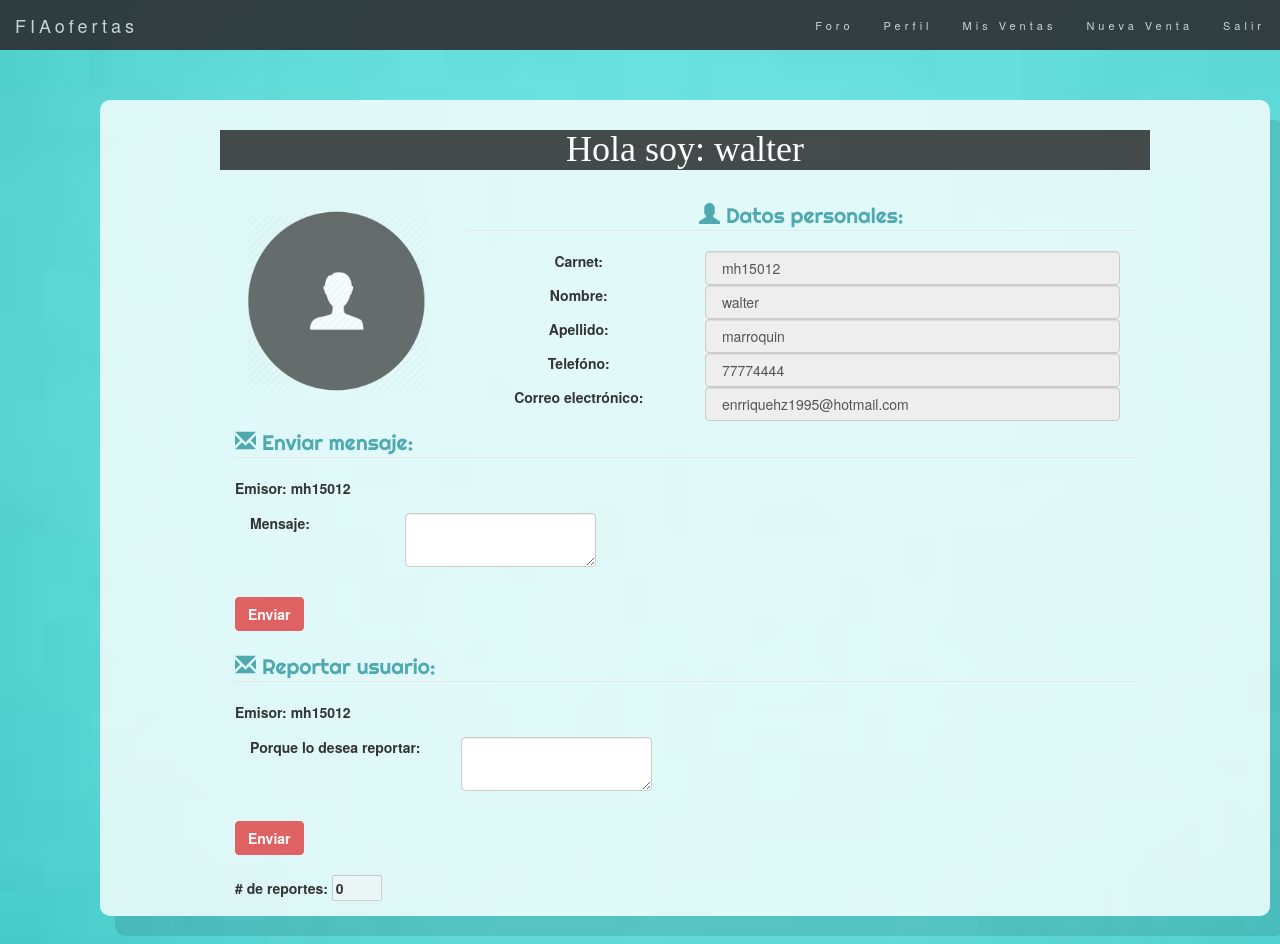
/7/ver_perfil/ (signed in), run on the app's committed database.
### venta/models.py (models this page shows)
class Vendedor(models.Model):
	carnet = models.CharField(max_length=7)
	nombre = models.CharField(max_length=50)
	apellido = models.CharField(max_length=50)
	telefono = models.CharField(max_length=10,blank=True)
	email = models.CharField(max_length=50, blank=True)
	password = models.CharField(max_length=10)
	image = models.ImageField(blank=True)
	genero = models.CharField(max_length=10, blank=True)
	user = models.ForeignKey(settings.AUTH_USER_MODEL)

class ReportarUsuario(models.Model):
	numeroReport = models.IntegerField(default=0,blank=True)
	usuarioReportado = models.ForeignKey(settings.AUTH_USER_MODEL)

### venta/views.py (the view)
# urls.py: url(r'^(?P<perfil_id>[0-9]+)/ver_perfil/$',views.ver_perfil, name='ver_perfil'),
def ver_perfil(request, perfil_id):
	perfil = get_object_or_404(User, pk= perfil_id)
	usuario = request.user
	try:
		if request.method=='POST':
			try:
				tipo = TipoReporte.objects.get(usuarioReportador=usuario)
				reportes = ReportarUsuario.objects.filter(usuarioReportado=perfil)
				context = {'perfil':perfil,'usuario':usuario,'reportes':reportes,'valor':'ya antes ha reportado a este usuario'}
				return render(request,'Main/ver_perfil.html',context)
			except (KeyError, TipoReporte.DoesNotExist):
				reporte = ReportarUsuario.objects.get(usuarioReportado=perfil)
				tipo = TipoReporte()
				tipo.tipo=request.POST.get('dato',None)
				tipo.usuarioReportador=usuario
				reporte.numeroReport = reporte.numeroReport+1
				reporte.save()
				tipo.reportes=reporte
				tipo.save()
		reportes = ReportarUsuario.objects.filter(usuarioReportado=perfil)
		context = {'perfil':perfil,'usuario':usuario,'reportes':reportes,}
		return render(request,'Main/ver_perfil.html',context)
	except (KeyError, perfil.DoesNotExist):
		return render(request, 'Main/404.html', {
		    	'error_message': "Tiene que seleccionar una respuesta",
		})
	else:
		return redirect('/')

### venta/templates/Main/ver_perfil.html (shortened to what this page needs)
{% extends "Base/base.html" %}
{% load staticfiles %}
{% block META %}
	<link rel="stylesheet" href="https://maxcdn.bootstrapcdn.com/bootstrap/3.3.7/css/bootstrap.min.css">
	<link rel="stylesheet" href="{% static "css/baseFIAofertas.css" %}"/>
	<link rel="stylesheet" href="{% static "css/edicionHistorial.css" %}"/>
	<link rel="stylesheet" href="{% static "css/ver_perfil.css" %}"/>
{% endblock %}
{% block Contenido %}
	<section class="container">
	{% for us in perfil.vendedor_set.all %}
		<div>
		<h1> Hola soy: {{us.nombre}}</h1>
		<br />
		<div class="col-sm-3 col-md-3">
   			{% if us.image %}
   			<img src="{{us.image.url}}" alt="no se puede mostrar imagen" class="img-rounded img-responsive image" width="300px" height="300px" />
   			{% else %}
   			<img src="{% static "imagenes/user.png" %}" alt="no se puede mostrar imagen" class="img-rounded img-responsive image" width="300px" height="300px" />
   			{% endif %}
   		</div>
		<div class="col-sm-9 col-md-9 text-center">
		<fieldset>
			<legend><i class="glyphicon glyphicon-user"></i> Datos personales:</legend>
				<div class="form-group">
					<label class="control-label col-sm-4" for="carnet">Carnet:</label>
					<div class="col-sm-8">
					    <input type="text" class="form-control" id="carnet" value=" {{us.carnet}} " disabled="">
				   	</div>
	 			</div>
				<div class="form-group">
					<label class="control-label col-sm-4" for="nombre">Nombre:</label>
					<div class="col-sm-8">
					    <input type="text" class="form-control" id="nombre" value=" {{us.nombre}} " disabled="">
				   	</div>
	 			</div>
				<div class="form-group">
					<label class="control-label col-sm-4" for="apellido">Apellido:</label>
					<div class="col-sm-8">
					    <input type="text" class="form-control" id="apellido" value=" {{us.apellido}} " disabled="">
				   	</div>
	 			</div>
				<div class="form-group">
					<label class="control-label col-sm-4" for="telefono">Telefóno:</label>
					<div class="col-sm-8">
					    <input type="text" class="form-control" id="telefono" value=" {{us.telefono}} " disabled="">
				   	</div>
	 			</div>
	 			<div class="form-group">
					<label class="control-label col-sm-4" for="correo">Correo electrónico:</label>
					<div class="col-sm-8">
					    <input type="text" class="form-control" id="correo" value=" {{us.email}} " disabled="">
				   	</div>
	 			</div>
		</fieldset>
		</div>
		<br />
	{% endfor %}
	{% if usuario.is_authenticated %}
		<div class="col-sm-12 col-md-12">
		<fieldset>
			<form class="form-inline" method="POST" action="{% url 'venta:message' perfil.id %}">
			<legend><i class="glyphicon glyphicon-envelope"></i> Enviar mensaje:</legend>
					    <label for="imagen_descargable">Emisor: {{usuario.username}} </label>
					    <p>
					    <div class="form-group">
					    	<label class="control-label col-sm-6">Mensaje:</label>
							<div class="col-sm-6">
					    		<textarea class="form-control" id="coment" name="coment" required="required"></textarea>
					    	</div>
					    </div>
					   	</p>
					  	<br>
	 				  	<input type="submit" class="btn" id="guardar" name="submit" value="Enviar"><br />
			</form>
		</fieldset>
		<br />
		</div>
		<div class="col-sm-12 col-md-12">
		<fieldset><form class="form-inline" method="POST" action="">
			<legend><i class="glyphicon glyphicon-envelope"></i> Reportar usuario:</legend>
					    <label for="imagen_descargable">Emisor: {{usuario.username}} </label>
					    <p>
					    <div class="form-group">
					    	<label class="control-label col-sm-6">Porque lo desea reportar:</label>
							<div class="col-sm-6">
					    		<textarea class="form-control" id="dato" name="dato" required="required"></textarea>
					    	</div>
					    </div>
					   	</p>
					  	<br>
	 				  	<input type="submit" class="btn" id="guardar" name="submit" value="Enviar"><br />
			</form>
			</fieldset>
			<br />
		</div>
		<div class="col-sm-12 col-md-12">
			{% for re in reportes %}
				<label># de reportes:  <input type="text" disabled="true" value="{{re.numeroReport}}" size="3px"> </label>
			{% endfor %}
		<br />
		</div>
	{% else %}
		<label>El usuario debe iniciar sesión para enviar mensajes.</label>
	</section>
	{% endif %}
{% endblock Contenido %}

### venta/templates/Base/base.html (shortened to what this page needs)
{% load staticfiles %}
<!DOCTYPE html>
<html>
<head>
	{% block META %}{% endblock META %}
</head>
<body>
	{% block Navegacion %}
	{% if user.is_authenticated %}
		{% for vendedor in user.vendedor_set.all %}
		<nav class="navbar navbar-default navbar-fixed-top">
			<div class="container-fluid">
			    <div class="navbar-header">
			      <a class="navbar-brand" href="/">FIAofertas</a>
			    </div>
			    <div class="collapse navbar-collapse" id="myNavbar">
			      <ul class="nav navbar-nav navbar-right">
			        <li><a href="/">Foro</a></li>
			        <li><a href="/perfil">Perfil</a></li>
			        <li><a href="/misventas">Mis Ventas</a></li>
			        <li><a href="/nuevoProducto">Nueva Venta</a></li>
			        <li><a href="/logout">Salir</a></li>
			      </ul>
			    </div>
			</div>
		</nav>
	   	{% endfor %}
	{% endif %}
	{% endblock Navegacion %}
	{% block Contenido %}
	{% endblock Contenido %}
</body>
</html>

### venta/static/css/baseFIAofertas.css (style rules this page uses)
body { background: url("../imagenes/fondo.jpg"); background-repeat: no-repeat; background-size: cover; background-attachment: fixed; }
.navbar { margin-bottom: 0; background-color: #2d2d30; border: 0; font-size: 11px !important; letter-spacing: 4px; opacity:0.9; }
.navbar li a, .navbar .navbar-brand { color: #d5d5d5 !important; }
.container { margin: 100px; padding: 10px 120px; height: 100%; overflow: auto; background: rgba(255, 255, 255, 0.8); border-radius: 10px; box-shadow:15px 20px 0px rgba(0,0,0,0.1); }

### venta/static/css/edicionHistorial.css (style rules this page uses)
h1 { font-family: 'Lobster-Regular',cursive; background-color: rgba(0,0,0,0.7); text-align: center; color: #fff; }
a { color: #000; }

### venta/static/css/ver_perfil.css (style rules this page uses)
.btn { background: #DE6262; color:#fff; font-weight:bold; border-color: #DE6262; }
legend { font-family: 'Righteous-Regular',cursive; color: #4FA9B1; }
.image { border: 10px solid transparent; margin-bottom: 25px; opacity: 0.7; }

### data on the page
Vendedor: nombre "walter", carnet "mh15012", apellido "marroquin", telefono "77774444", email "enrriquehz1995@hotmail.com"
ReportarUsuario: numeroReport "0"

### other printed values
{{ usuario.username }} "mh15012"
